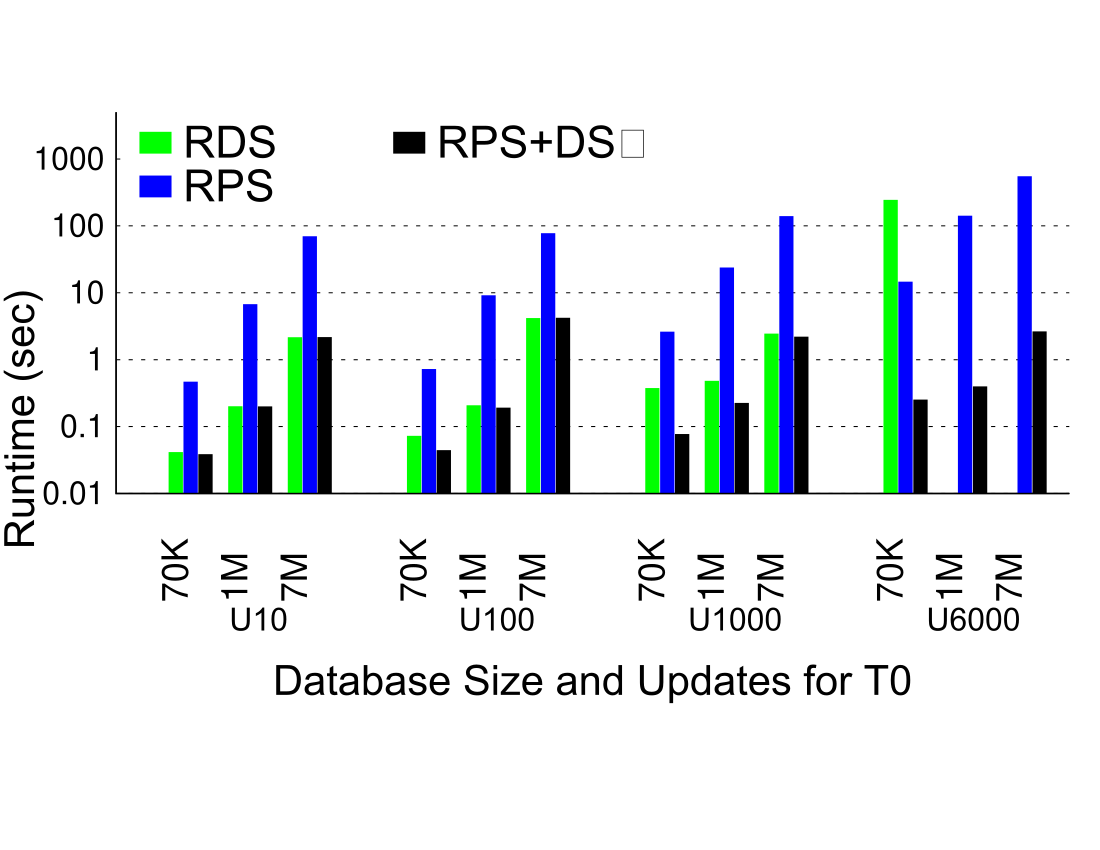

Here is the gnuplot script that generated this plot:
set size ratio 0.4
set terminal postscript color enhanced
set output 'DBsize.ps'
unset title

# Margins
set tmargin 0
set bmargin 12
set rmargin 0
set lmargin 4

# border
set border 3 front linetype -1 linewidth 1.000
set boxwidth 0.95 absolute
set style fill   solid 1.00 noborder

# line styles
set linetype 1 lt -1 lw 1 lc rgb "#FF0000"
set linetype 2 lt -1 lw 1 lc rgb "#00FF00" 
set linetype 3 lt -1 lw 1 lc rgb "#0000FF"
set linetype 4 lt -1 lw 1 lc rgb "#000000"

set linetype cycle 4

# Grid
set grid nopolar
set grid noxtics nomxtics ytics nomytics noztics nomztics \
 nox2tics nomx2tics noy2tics nomy2tics nocbtics nomcbtics
set grid layerdefault   linetype 0 linewidth 3.000,  linetype 0 linewidth 1.000

# Key
set key nobox autotitles columnhead Left reverse left
set key font "Arial,32"
#set key height -4
set key width 10
set key samplen 2
set key spacing 4
set key maxrows 2
#set key at -0.5,1000

# style - histogram
set style histogram clustered gap 0.2 title  offset character 2, 0.25, 0
set datafile missing '-'
set style data histograms

# Axis
set xtics border in scale 0,0 nomirror rotate by 90  offset character 0, -5, 0 autojustify
set xtics norangelimit font ",26"
set xtics   ()

set logscale y
set yrange [ 0.01 : 5000 ]
set ytics border in scale 0,0 mirror norotate  offset character 0, 0, 0 autojustify
set ytics font ",23"

set xlabel font "Arial,30"
set xlabel "\nDatabase Size and Updates for T0" 
set xlabel  offset character 0, -5, 0  norotate

set ylabel "Runtime (sec)" 
set ylabel font "Arial,30"
set ylabel offset character -0.4, -6, 0

# Plot command
plot newhistogram "{/Arial=23 U10}" lt 1 , 'DBsize.csv' using 2:xtic(1) t col, '' using 3:xtic(1) t col, '' using 4 t col, '' using 5 t col,  \
	 newhistogram "{/Arial=23 U100}" lt 1 , '' u 6:xtic(1) notitle , '' u 7:xtic(1) notitle, '' u 8 notitle, '' u 9 notitle, \
	 newhistogram "{/Arial=23 U1000}" lt 1 , '' u 10:xtic(1) notitle , '' u 11:xtic(1) notitle, '' u 12 notitle, '' u 13 notitle, \
	 newhistogram "{/Arial=23 U6000}" lt 1, '' u 14:xtic(1) notitle , '' u 15:xtic(1) notitle, '' u 16:xtic(1) notitle, '' u 17:xtic(1) notitle 
